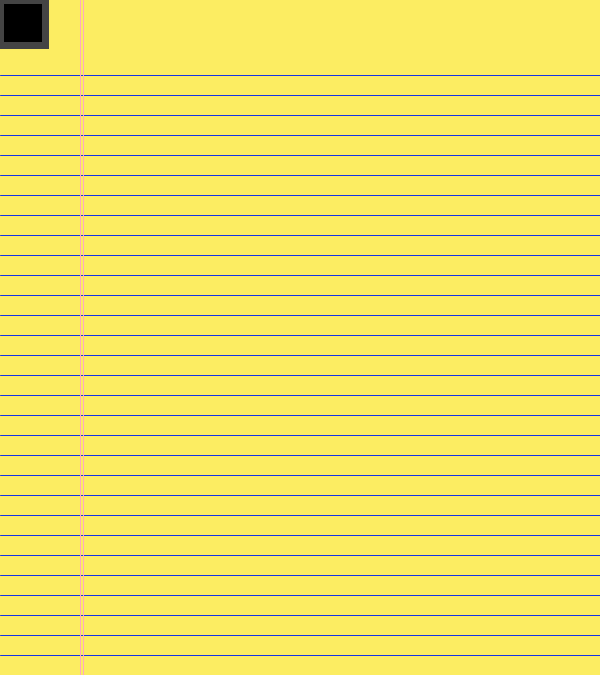
Frame 1 (no input)
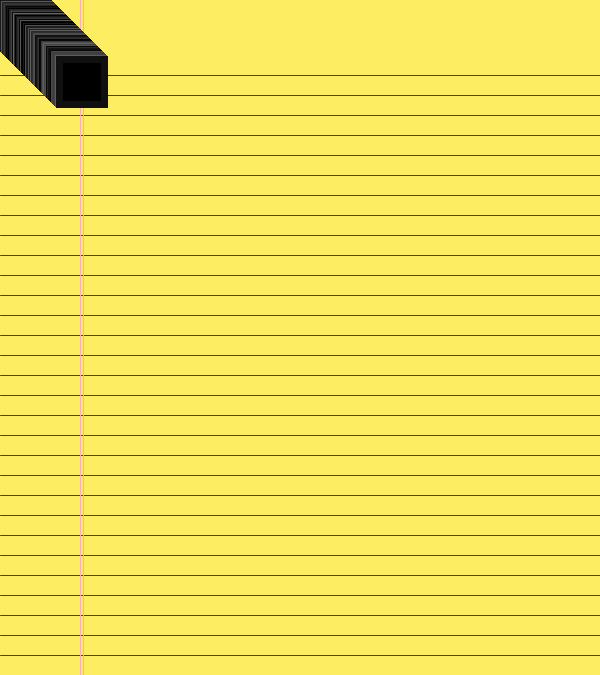
Frame 60 (the mouse pressed at the canvas centre just before this capture)
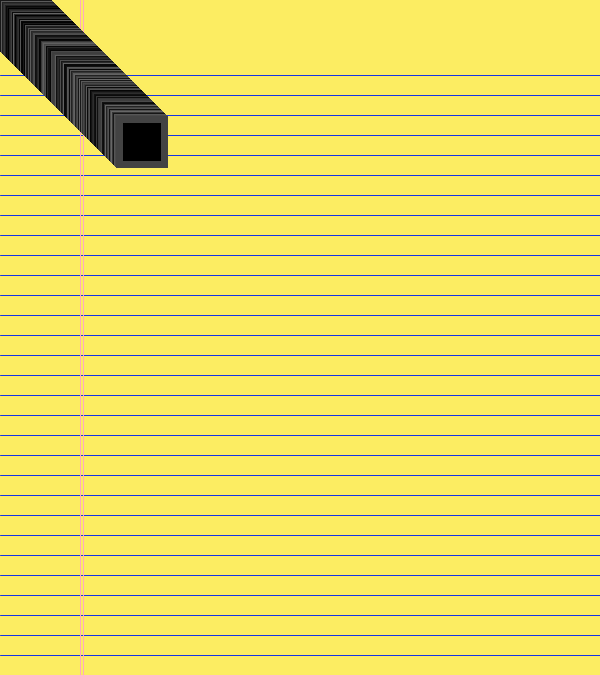
Frame 120 (the mouse held since frame 60 and released just before this capture)

The Processing sketch that drew these frames (run headless with seeded random() and noise(); from frame 60 on, the mouse is pressed at the canvas centre):

// Processing sketch: processing_76949
// ── processing_76949.pde



//Trig Variables:
float rr, thetaB;
float r, that;
//variables for moving box:
int xPos;
int ixPos;
int yPos;
int iyPos;
int dirX;
int dirY;
int idirX;
int idirY;
//for second stroke:
int iixPos;
int iiyPos;
int iidirX;
int iidirY;
//third stroke:
int iiixPos;
int iiiyPos;
int iiidirX;
int iiidirY;
int dirX1;
int dirY1;



//Ellipse variables:
int ellipX;
int ellipY;

float x,y,iangle;

float xr,xtheta;

//********************************SETUP*****************************************
void setup(){
  colorMode(HSB, 360,100,100);
  size(600, 675);
  background(54,61,99);
  
  r = 155;
  that = 0;
  
  xr = 90;
  xtheta = 0;
  
  rr = 78;
  thetaB = 0;
  
  x=0;
  y=0;
  iangle=0;
 
//blue horizontal lines
//code for for loop lifted and modified from "Learning Processing"
  int x = 0;
  int spacing = 20;
  int len = 600;
 
  for(int y = 75; y < 800; y+=spacing){
    stroke(231,90,90);
    line(x,y,x+len,y);
  }
 
//pink vertical lines
  stroke(347,33,100);
  line(80,0, 80, height);
  line(83, 0, 83, height);
 
//variables defined for purple box
   xPos = 0;
   yPos = 0;
   dirX = 1;
   dirY = 1;
   ixPos = 0;
   iyPos = 0;
   idirX = 1;
   idirY = 1;
//variables for second box:
   iixPos = 342;
   iiyPos = 297;
   iidirX = 0;
   iidirY = -1;
 //variables for the third:
   iiixPos = 342;
   iiiyPos = 295;
   iiidirX = 1;
   iiidirY = 0;
   dirX1 = 1;
   dirY1 = 1;
 
 
}

//**********************************DRAWING******************************************
void draw(){
  println("x:"+ mouseX + "y" + mouseY);
 
//Box movement
  strokeWeight(7);
  fill(0);
  stroke(random(0,150));
  rect(xPos, yPos,45,45);
  xPos += dirX;
  yPos += dirY;
  
  float xx = r * sin(that);
  float yy = r * cos(that);

  if(xPos >= 382){
   
  rect(iixPos, iiyPos, 18,18);
  iixPos += iidirX;
  iiyPos += iidirY;
  if(iiyPos <= 80){
  iixPos += 1;
  iiyPos = 80;
  }
    
  rect(iiixPos, iiiyPos, 18,18);
  iiixPos += iiidirX;
  iiiyPos += iiidirY;
  
  }
  if(iiixPos >= width-35){
    iiidirX = 0;
    iiidirY = -1; 
 }
      
  if(xPos > width){
    dirX = -1;
    dirY = 0;
//For loop pattern preceeding moving box
    int j = 0;
    int spacingA = 5;
    int len = 100;
      for(int i = 0; i < 650; i += spacingA){
        stroke(240,90,70);
        smooth();
        strokeWeight(2);
        line(i-24, 580,i, 550 +len);
      } 
    }
    if(xPos<0){
      dirX = 0;
      dirY = -1;
//Right Triangle:
      noFill();
      strokeWeight(7);
      stroke(random(320,360),100,100);
         triangle(50,95, 530, 580, 50, 580);
//Trig Boxes: 
    //1:
         pushMatrix();
         translate(70,537);
         iangle += 144;
         x = 20* cos(radians(iangle)*sin(radians(iangle)));
         y = 20* sin(radians(iangle));
         rect(x, y,24,24);
         popMatrix();
      }
    //2:
        if(xPos <= 0 && yPos <= 20){
        float xo = rr * cos(thetaB/5);
        float yo = rr * sin(thetaB/9);
        pushMatrix();
        translate(-4,-29);
        noStroke();
        fill(random(200,300), 100, 100);
        rect(xo + 200, yo + 450, 16,16);
        thetaB += 8;
        popMatrix();
//Ellipse:        
         fill(random(0,360));
         ellipse(ellipX++, ellipY++, 12,12);
         ellipX += 0;
         ellipY += 0;
         if(ellipX >= width){
//Trig Box 3:
           translate(252,-16);
           
           float x1 = xr * cos(xtheta/5);
           float y1 = xr * sin(xtheta/9);
           fill(random(20,50), 100,100);
           rect(x1 + 200, y1 + 200, 24,24);
           xtheta += 7;
         }
                   
        }

  

}
